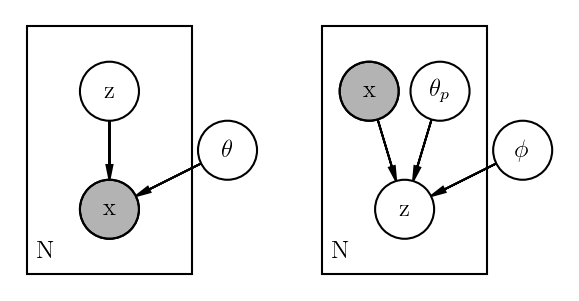

The script that saved this image:
import daft
from matplotlib import rc

rc("font", family="serif", size=12)
rc("text", usetex=True)


pgm = daft.PGM()
# x, y
pgm.add_node("z", r"z", 3, 3, aspect=1)

pgm.add_node("x", r"x", 3, 2, aspect=1, observed=True)
pgm.add_node("phi", r"$\theta$",4,2.5 )
pgm.add_edge("z", "x")
pgm.add_edge("phi", "x")
# x start y start x len y llen
pgm.add_plate([3-0.7, 1.45, 1.4, 2.1], label="N")

pgm.add_node("z2", r"z", 3+2.5, 2, aspect=1)
pgm.add_node("x2", r"x", 3+2.5 -0.3, 3, aspect=1, observed=True)
pgm.add_node("theta", r"$\phi$", 3+3.5, 2.5, aspect=1)
pgm.add_node("pose", r"$\theta_{p}$", 3+2.5+0.3, 3, aspect=1)
pgm.add_edge("x2", "z2")
pgm.add_edge("pose", "z2")
pgm.add_edge("theta", "z2")

# x start y start x len y llen
pgm.add_plate([3-0.7+2.5, 1.45, 1.4, 2.1], label="N")

pgm.render()
pgm.savefig("et_vae.pdf")
pgm.savefig("et_vae.png", dpi=150)
